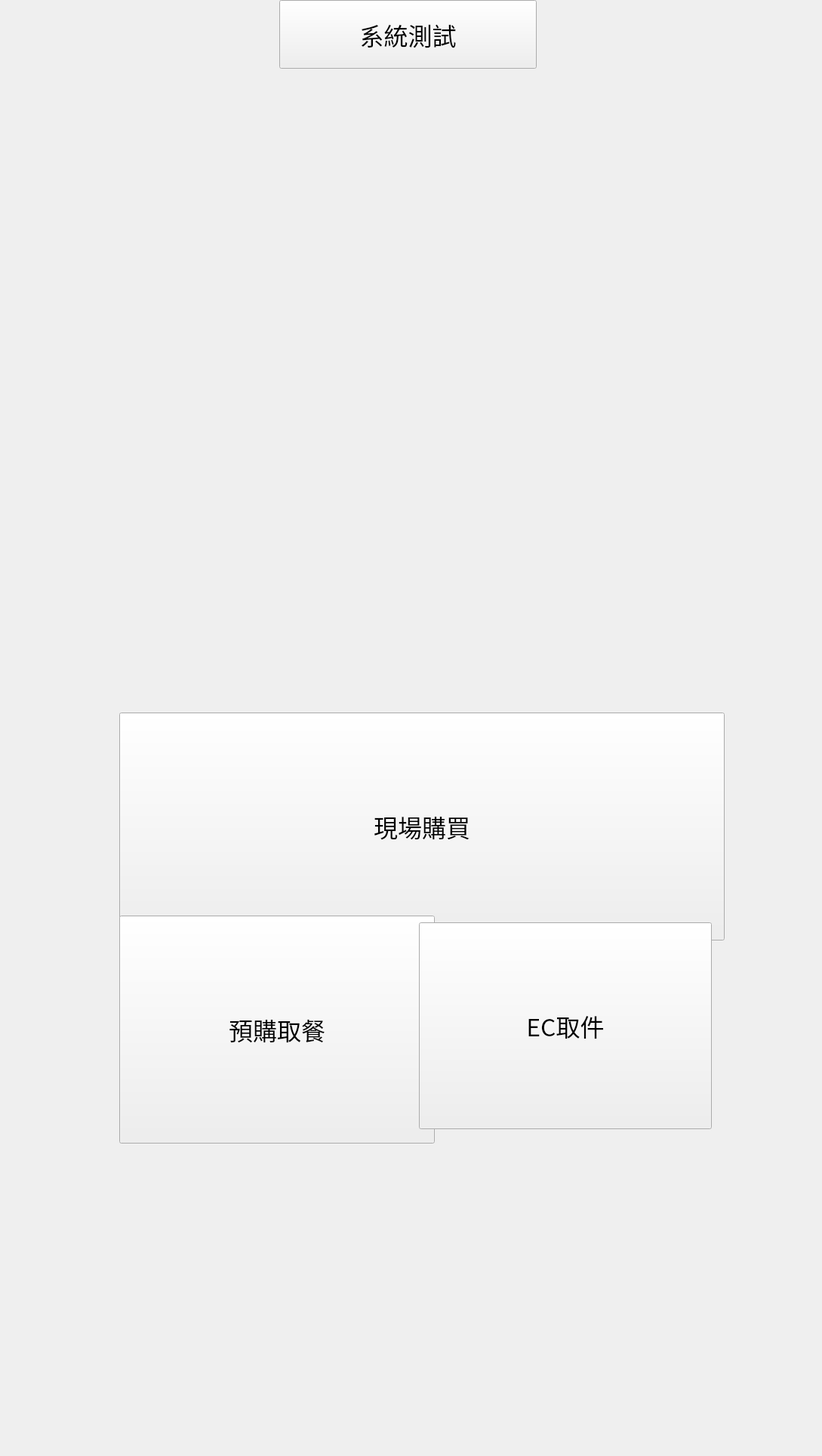
    <widget class="QWidget" name="page_home">
     <widget class="QPushButton" name="pbtn_ec_pickup">
      <property name="geometry">
       <rect>
        <x>555</x>
        <y>1222</y>
        <width>388</width>
        <height>274</height>
       </rect>
      </property>
      <property name="font">
       <font>
        <family>Noto Sans CJK TC</family>
        <pointsize>24</pointsize>
       </font>
      </property>
      <property name="text">
       <string>EC取件</string>
      </property>
     </widget>
     <widget class="QPushButton" name="pbtn_preorder">
      <property name="geometry">
       <rect>
        <x>158</x>
        <y>1213</y>
        <width>418</width>
        <height>302</height>
       </rect>
      </property>
      <property name="font">
       <font>
        <family>Noto Sans CJK TC</family>
        <pointsize>24</pointsize>
       </font>
      </property>
      <property name="text">
       <string>預購取餐</string>
      </property>
     </widget>
     <widget class="QLabel" name="lbl_home_bg">
      <property name="geometry">
       <rect>
        <x>0</x>
        <y>0</y>
        <width>1080</width>
        <height>1920</height>
       </rect>
      </property>
      <property name="minimumSize">
       <size>
        <width>0</width>
        <height>120</height>
       </size>
      </property>
      <property name="text">
       <string>(Background)</string>
      </property>
      <property name="alignment">
       <set>Qt::AlignCenter</set>
      </property>
     </widget>
     <widget class="QPushButton" name="pbtn_onsite">
      <property name="geometry">
       <rect>
        <x>158</x>
        <y>944</y>
        <width>802</width>
        <height>302</height>
       </rect>
      </property>
      <property name="font">
       <font>
        <family>Noto Sans CJK TC</family>
        <pointsize>24</pointsize>
       </font>
      </property>
      <property name="text">
       <string>現場購買</string>
      </property>
     </widget>
     <widget class="QPushButton" name="pbtn_test">
      <property name="geometry">
       <rect>
        <x>370</x>
        <y>0</y>
        <width>341</width>
        <height>91</height>
       </rect>
      </property>
      <property name="font">
       <font>
        <family>Noto Sans CJK TC</family>
        <pointsize>24</pointsize>
       </font>
      </property>
      <property name="text">
       <string>系統測試</string>
      </property>
     </widget>
     <zorder>lbl_home_bg</zorder>
     <zorder>pbtn_onsite</zorder>
     <zorder>pbtn_preorder</zorder>
     <zorder>pbtn_ec_pickup</zorder>
     <zorder>pbtn_test</zorder>
    </widget>
